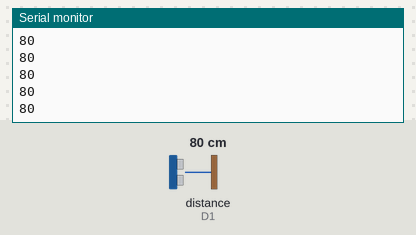
A sketch run on a simulated ESP8266 (NodeMCU). Parts: the last lines printed to the serial monitor. Wiring (inferred from the names in the program): ultrasonic range finder: trigger D0; echo D1. The test bench sets the inputs (shaded band); at power-on: distance to the obstacle (sensor on D1) 80 cm. The echo pulse lasts 58.3 µs per cm; WiFi joins after 1.5 s; servers stay silent unless stated.

Above: at 3.0 s.
3.1 s: distance to the obstacle (sensor on D1) set to 2 cm
At 3.6 s:
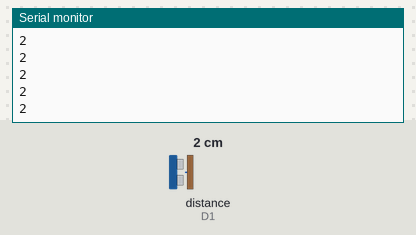
4.6 s: distance to the obstacle (sensor on D1) set to 4 cm
At 5.3 s:
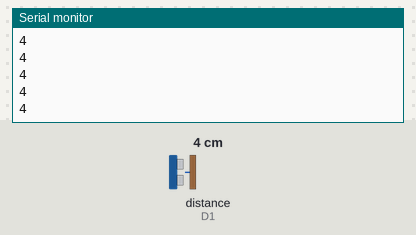
Timing chart, 0 to 7.6 s (numbered marks = the images above; inputs shaded):
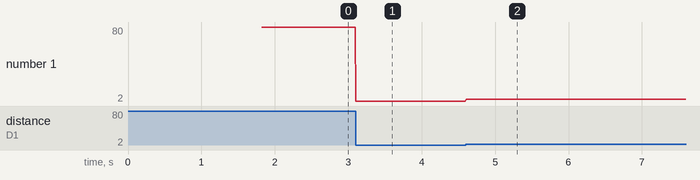

The sketch:

IoT_Water_Level_Monitoring.ino
```cpp
#define BLYNK_TEMPLATE_ID "TMPLnUMJfUOy"
#define BLYNK_DEVICE_NAME "IoT Water Monitoring System"
#define BLYNK_AUTH_TOKEN "n8uaBp1jzTLYG5x0AEiPsAgwA0_eB6Ui"

#define BLYNK_FIRMWARE_VERSION        "0.1.0"
#include<HCSR04.h>
#define BLYNK_PRINT Serial

#include <ESP8266WiFi.h>
#include <BlynkSimpleEsp8266.h>

#define trig D0   // Trig pin
#define echo D1

// Your WiFi credentials.
// Set password to "" for open networks.
char ssid[] = "dekut";
char pass[] = "dekut@ict2020?";

char auth[] = BLYNK_AUTH_TOKEN;

int depth =300;

BlynkTimer timer;

void waterlevel()
{
  digitalWrite(trig, LOW);
  delayMicroseconds(2);
  digitalWrite(trig, HIGH);
  delayMicroseconds(10);
  digitalWrite(trig, LOW);
  long t = pulseIn(echo, HIGH);
  long cm = t / 29 / 2;
  Serial.println(cm);
  long level= depth-cm;
  if (level<0)
  level=0;
  level = map(level,0,depth-3,0,100);

  Blynk.virtualWrite(V0, level);
}

void setup() {
  // put your setup code here, to run once:
  pinMode(trig, OUTPUT);
  pinMode(echo, INPUT);
  Serial.begin(115200);
  Blynk.begin(auth, ssid, pass);
  timer.setInterval(10L, waterlevel);
}

void loop() {
  // put your main code here, to run repeatedly:
  Blynk.run();
  timer.run();

}
```

Measured:
- after the input at 3.1 s, the serial monitor: prints a new line at once (image 1)
- after the input at 4.6 s, the serial monitor: prints a new line at once (image 2)
- plotted number 1: 80 → 2 after the input at 3.1 s, 2 → 4 after the input at 4.6 s
